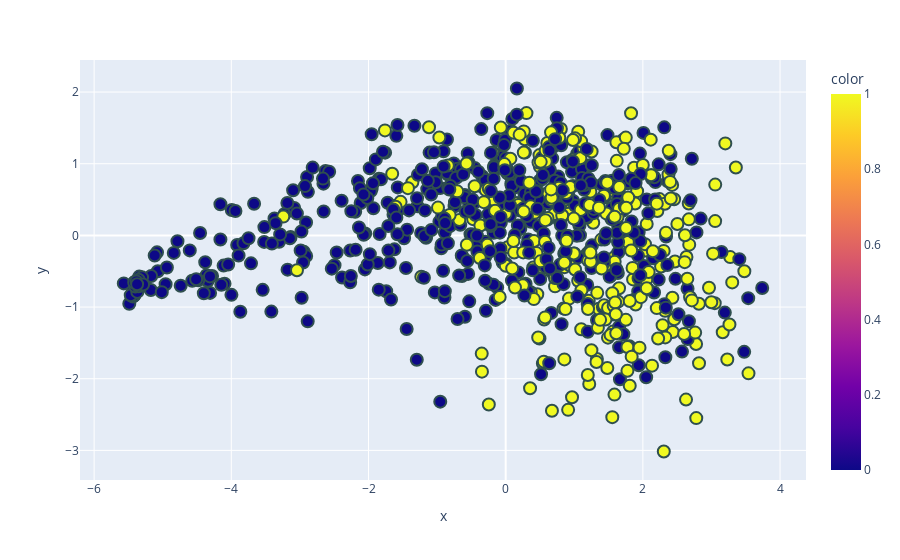

The code cell stored with this chart in its notebook:
### Markdown cell above
#### PCA

### Code cell
#PCA
#2d
pca=PCA(n_components=2)
X_train_trf=pca.fit_transform(X_train)
X_val_trf=pca.fit_transform(X_val)
X_test_trf=pca.fit_transform(X_test)
import plotly.express as px

fig = px.scatter(x=X_train_trf[:,0], y=X_train_trf[:,1],
              color=y_train)
fig.update_traces(marker=dict(size=12,
                              line=dict(width=2,
                                        color='DarkSlateGrey')),
                  selector=dict(mode='markers'))

fig.show()

### Figure 1 — Plotly figure (JSON) as saved in the notebook; plotly's stock layout.template omitted (floating-point values rounded to 4 significant figures; data arrays with more than 128 entries replaced by an {"elided": "..."} marker saying what was removed)
{"data": [{"hovertemplate": "x=%{x}<br>y=%{y}<br>color=%{marker.color}<extra></extra>", "legendgroup": "", "marker": {"color": {"elided": "819 int values"}, "coloraxis": "coloraxis", "line": {"color": "DarkSlateGrey", "width": 2}, "size": 12, "symbol": "circle"}, "mode": "markers", "name": "", "orientation": "v", "showlegend": false, "type": "scatter", "x": {"elided": "819 float values"}, "xaxis": "x", "y": {"elided": "819 float values"}, "yaxis": "y"}], "layout": {"coloraxis": {"colorbar": {"title": {"text": "color"}}, "colorscale": [[0, "#0d0887"], [0.1111, "#46039f"], [0.2222, "#7201a8"], [0.3333, "#9c179e"], [0.4444, "#bd3786"], [0.5556, "#d8576b"], [0.6667, "#ed7953"], [0.7778, "#fb9f3a"], [0.8889, "#fdca26"], [1, "#f0f921"]]}, "legend": {"tracegroupgap": 0}, "margin": {"t": 60}, "xaxis": {"anchor": "y", "domain": [0, 1], "title": {"text": "x"}}, "yaxis": {"anchor": "x", "domain": [0, 1], "title": {"text": "y"}}}}
